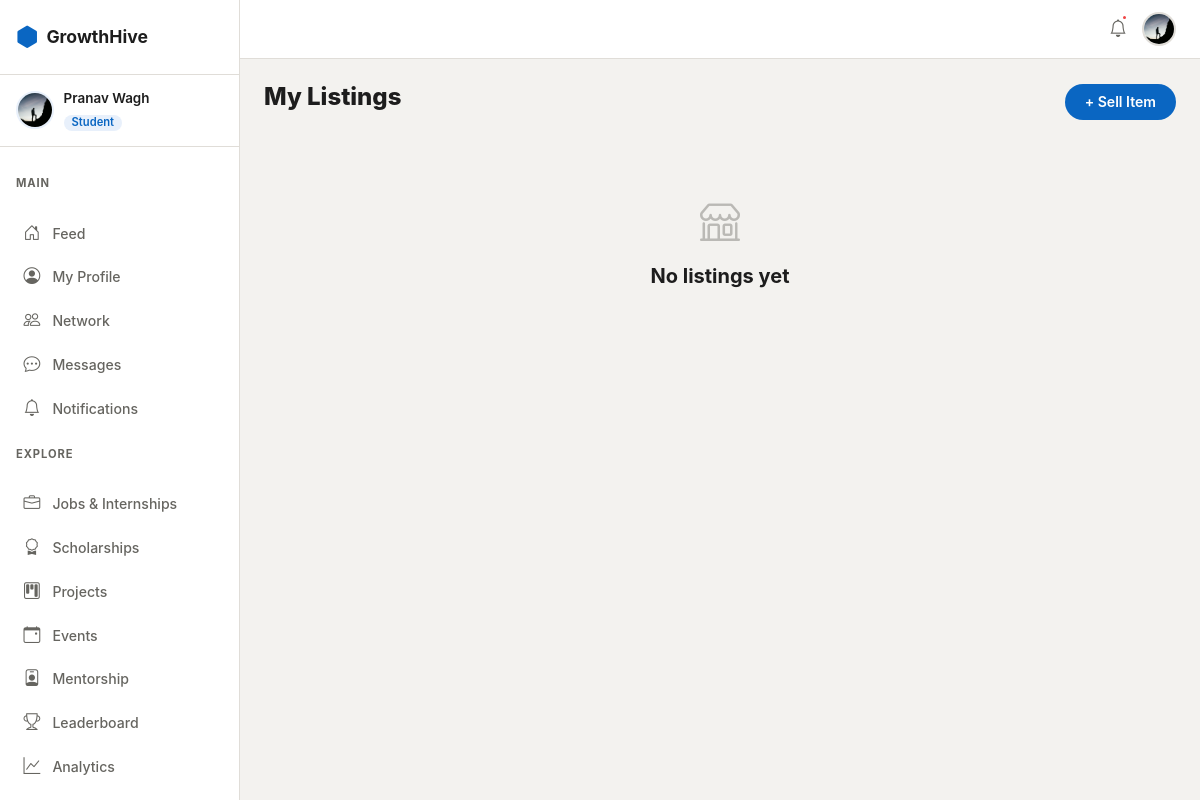
Before: /marketplace/mine/ (signed in) with the older database file.
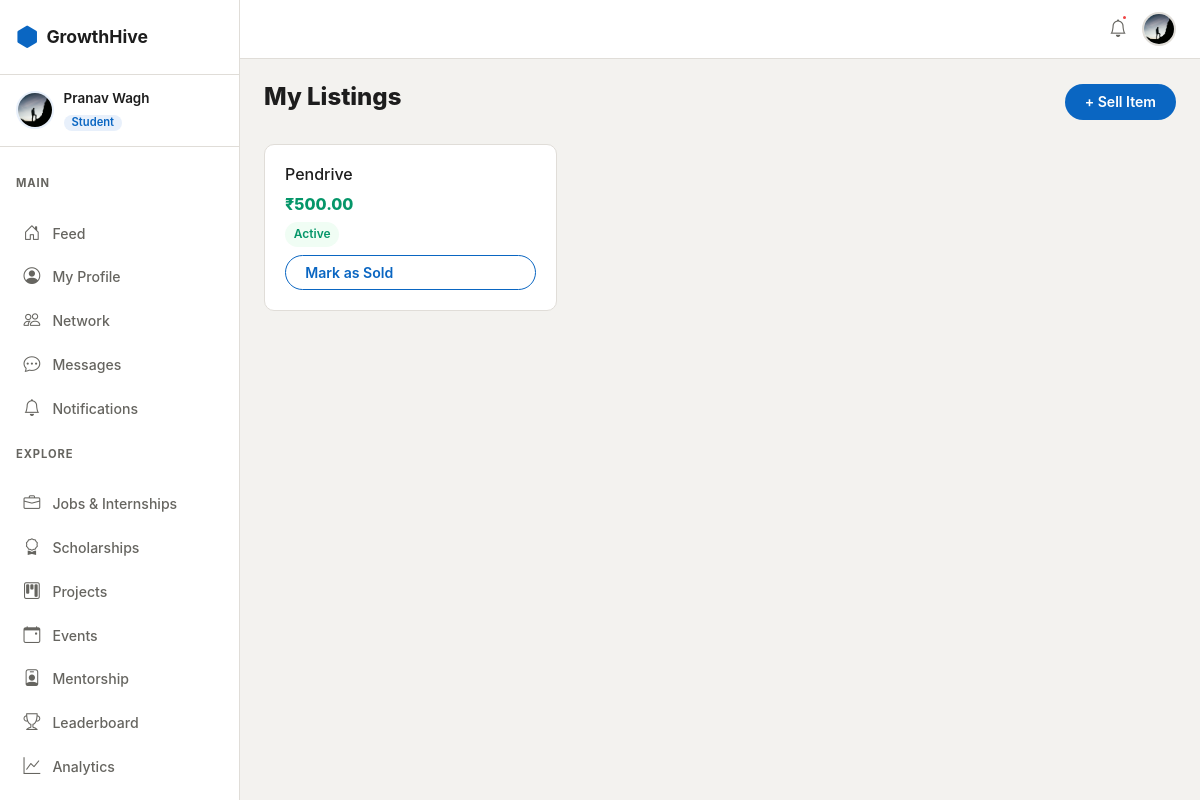
After: the same page with the newer database file.
### apps/marketplace/models.py (models this page shows, shortened)
class MarketplaceItem(models.Model):
    class Condition(models.TextChoices):
        NEW       = 'new',       'New'
        LIKE_NEW  = 'like_new',  'Like New'
        GOOD      = 'good',      'Good'
        FAIR      = 'fair',      'Fair'
    class ItemStatus(models.TextChoices):
        ACTIVE   = 'active',   'Active'
        RESERVED = 'reserved', 'Reserved'
        SOLD     = 'sold',     'Sold'
    seller      = models.ForeignKey(
        settings.AUTH_USER_MODEL, on_delete=models.CASCADE, related_name='marketplace_items'
    )
    title       = models.CharField(max_length=200)
    description = models.TextField()
    price       = models.DecimalField(max_digits=8, decimal_places=2)
    condition   = models.CharField(max_length=20, choices=Condition.choices, default=Condition.GOOD)
    image       = models.ImageField(upload_to='marketplace/', blank=True, null=True)
    status      = models.CharField(max_length=20, choices=ItemStatus.choices, default=ItemStatus.ACTIVE)
    created_at  = models.DateTimeField(auto_now_add=True)
    class Meta:
        ordering = ['-created_at']

### apps/marketplace/views.py (the view)
# urls.py: path('mine/',         views.my_items_view,           name='my_items'),
@student_required
@verified_required
def my_items_view(request):
    items = MarketplaceItem.objects.filter(seller=request.user)
    return render(request, 'marketplace/my_items.html', {'items': items})

### apps/accounts/models.py (called while the page is built)
    @property
    def is_student(self):
        return self.role == self.Role.STUDENT

    def get_avatar_url(self):
        if self.avatar:
            return self.avatar.url
        return '/static/images/default-avatar.png'

### templates/marketplace/my_items.html (shortened to what this page needs)
{% extends 'base.html' %}
{% block content %}
<div class="gh-page-header d-flex align-items-center justify-content-between">
  <h1>My Listings</h1>
  <a href="{% url 'marketplace:post' %}" class="btn gh-btn-primary">+ Sell Item</a>
</div>
<div class="row g-3">
  {% for item in items %}
  <div class="col-md-4">
    <div class="gh-card">
      <h6>{{ item.title }}</h6>
      <p class="gh-market-price mb-1">₹{{ item.price }}</p>
      <span class="gh-tag gh-tag-{% if item.status == 'active' %}green{% elif item.status == 'reserved' %}amber{% else %}gray{% endif %}">{{ item.get_status_display }}</span>
      {% if item.status == 'active' %}
      <form method="post" action="{% url 'marketplace:sold' item.pk %}" class="mt-2">{% csrf_token %}
        <button class="btn gh-btn-outline w-100 btn-sm">Mark as Sold</button>
      </form>
      {% endif %}
    </div>
  </div>
  {% empty %}
  <div class="gh-empty-state"><i class="bi bi-shop"></i><h5>No listings yet</h5></div>
  {% endfor %}
</div>
{% endblock %}

Changed rows visible on the page:
added MarketplaceItem: title "Pendrive", price "500.00", status "Active", shows "Mark as Sold"
Other visible differences:
text no longer shown: "No listings yet"
